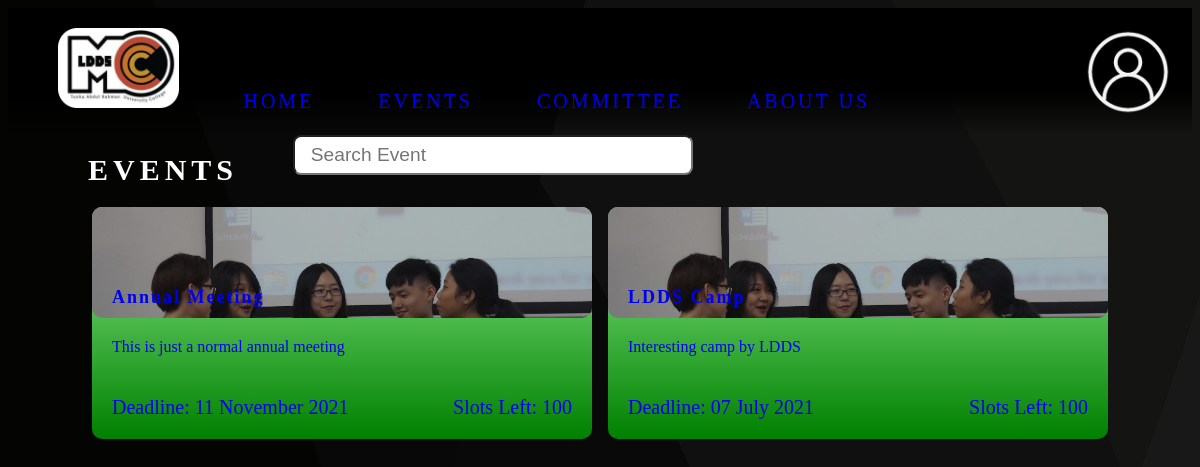
The page /events/index.php on the database its author committed.
### tables this page shows
CREATE TABLE `event` (
  `id` int(11) NOT NULL,
  `name` varchar(45) NOT NULL,
  `description` varchar(250) NOT NULL,
  `date` date NOT NULL,
  `start_time` time NOT NULL,
  `end_time` time NOT NULL,
  `venue` varchar(20) NOT NULL,
  `capacity` int(11) NOT NULL,
  `deadline` date NOT NULL,
  `person_in_charge` varchar(10) NOT NULL
);

### events/index.php (the view, shortened to what this page needs)
<?php
require_once('../banner.php');
?>
<!DOCTYPE html>
<html lang="en">
    <head>
        <link rel="stylesheet" href="https://code.getmdl.io/1.3.0/material.grey-orange.min.css" />
        <link rel="stylesheet" href="/wst-ldds/style/main.css">
        <link rel="stylesheet" href="/wst-ldds/style/events.css">
    </head>
    <body>
        <div class="content">
            <h1>Events</h1>
            <input type="text" class ="event-searchbox" id="event-searchbox" placeholder="Search Event" oninput="search(this)">
            <div class="events-list">
            <?php
                require_once("./../config/conn.php");
                $query = $conn->prepare("SELECT * FROM event;");
                $query->execute();
                $result = $query -> get_result();
                if ($result->num_rows > 0) {
                    while ($row = $result->fetch_assoc()) {
                        $query2 = $conn->prepare("SELECT COUNT(*) AS slots_taken FROM event_registration WHERE event_id=?");
                        $query2->bind_param("s", $row['id']);
                        $query2->execute();
                        $registrationResult = $query2->get_result();
                        $slotsTaken = $registrationResult->fetch_assoc()['slots_taken'];
                        echo '<a class="event-box" href="/wst-ldds/event/'.$row['id'].'">
                                <h3>'.$row['name'].'</h3>
                                <div class="desc">'.$row['description'].'</div>
                                <div class="deadline">Deadline: '.date("d F Y", strtotime($row['deadline'])).'</div>
                                <div class="slots-left">Slots Left: '.($row['capacity'] - $slotsTaken).'</div>
                            </a>';
                    }
                } else {
                }
             ?>
            </div>
        </div>
    </body>
</html>

### style/main.css (style rules this page uses)
body { background: url('./images/bg.svg') fixed; background-size: cover; overflow-x: hidden; overflow-y: overlay; }
.content { padding: 0 80px; color: white; }
.content h1 { font-size: 30px; text-transform: uppercase; letter-spacing: 5px; }
.deadline { left: 0px; }

### style/events.css (style rules this page uses)
.event-searchbox, .event-searchbox input:focus { margin: -4.5rem 12.8rem; width: 25rem; height: 2.5rem; border-radius: 0.5rem; outline: none; padding-left: 1rem; font-size: 1.2rem; }
.events-list { display: flex; flex-wrap: wrap; gap: 1rem; justify-content: center; }
.event-box { border-radius: 10px; text-decoration: none; background: linear-gradient(to bottom, lightgreen, green); width: 500px; transition: box-shadow .2s; }
.event-box > h3 { border-radius: 10px; font-size: 1.5vw; letter-spacing: 2px; padding: 80px 20px 10px 20px; margin: 0; background: url('/wst-ldds/style/images/carousel/JLC.jpg'); background-size: cover; background-repeat: no-repeat; box-shadow: inset 0 0 0 1000px rgba(0,0,0,.2); }
.event-box > .desc { padding: 20px; }
.event-box > .deadline, .event-box > .slots-left { display: inline-block; padding: 20px; font-size: 20px; }
.event-box > .slots-left { float: right; }
div .slots-left { font-size: small }

### rows shown on the page
event: name "Annual Meeting", description "This is just a normal annual meeting", deadline "11 November 2021", $row['capacity']-$slotsTaken "100"
event: name "LDDS Camp", description "Interesting camp by LDDS", deadline "07 July 2021", $row['capacity']-$slotsTaken "100"
